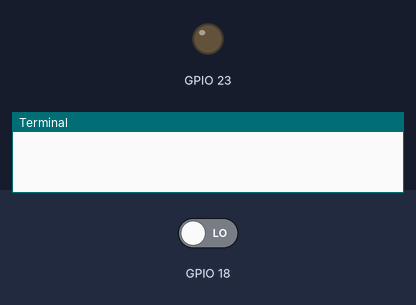
The program below on a simulated Raspberry Pi (BCM pin numbers). Shown: output pins drawn as LEDs (lit = HIGH), the last lines printed to the terminal. The test bench sets the inputs (shaded band); at power-on: GPIO 18 LOW.

Above: at 5.0 s.
5.1 s: GPIO 18 driven HIGH
At 6.3 s:
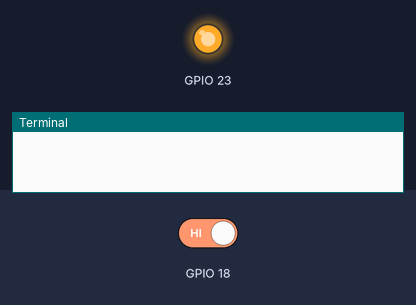
6.6 s: GPIO 18 driven LOW
At 7.9 s:
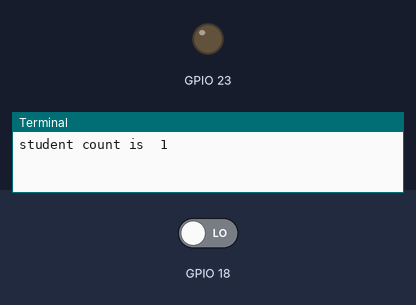
Timing chart, 0 to 9.6 s (numbered marks = the images above; inputs shaded):
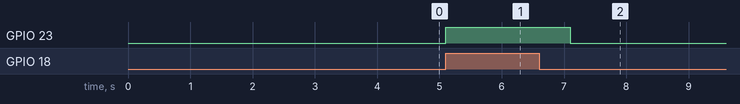

Measured:
- after the input at 5.1 s, GPIO 23: LOW → HIGH at once
- after the input at 6.6 s, GPIO 23: HIGH → LOW after 0.50 s

The program:

P10.Design_A_bidirectional_visitor_counter.py
```python
import RPi.GPIO as GPIO
import time
GPIO.setmode(GPIO.BCM)
GPIO.setwarnings(False)
GPIO.setup(23,GPIO.OUT)
GPIO.setup(18,GPIO.IN)

y=1
while y>0:
    if GPIO.input(18)==1:
        GPIO.output(23,GPIO.HIGH)
        time.sleep(1)
        if GPIO.input(18)==0:
            GPIO.output(23,GPIO.LOW)
            print("student count is ",y)
            y=y+1
    else:
        GPIO.output(23,GPIO.LOW)
```
